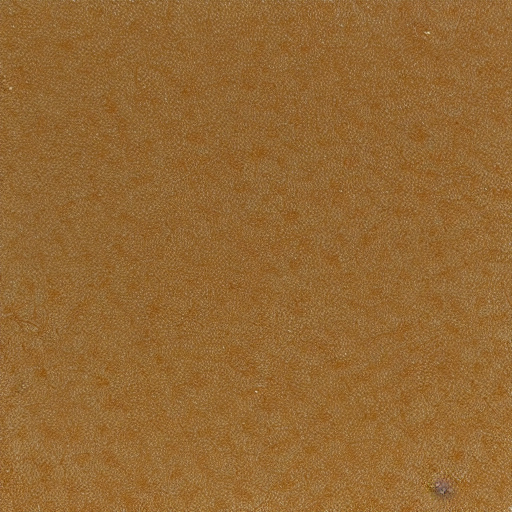
#> input picture art/local/chart_paper_1.png, 512 x 512 px
$ python make_small.py
#> lines starting #> are read from the running program, lines starting #| are printed output that depends on the picture
"""The small textures, made locally: from images generated on this PC with ComfyUI (art/local, Stable Diffusion 1.5;
see the comfy_manifest.jsonl there) and from the fal textures already in the mod. No paid generation.

  chart paper  the grain of a generated parchment, laid over the chart's cream, darker toward the edges
  grog         a crop of a generated glass of amber grog
  drunk icon   a generated tankard, cut out and shrunk to the 18x18 effect icon
  mast band    the mast's wood with iron bands from the cannon's iron
  rope ladder  the ladder's shape, in the rope's and the wheel spokes' colours

python tools/make_small.py
"""
import pathlib
import random

from PIL import Image, ImageFilter, ImageOps

ROOT = pathlib.Path(__file__).resolve().parent.parent
ART = ROOT / "art" / "local"
TEX = ROOT / "src" / "main" / "resources" / "assets" / "seafarers" / "textures"
rng = random.Random(4)


def chart_paper():
    grain = ImageOps.autocontrast(Image.open(ART / "chart_paper_1.png").convert("L").resize((256, 256), Image.LANCZOS), cutoff=2)
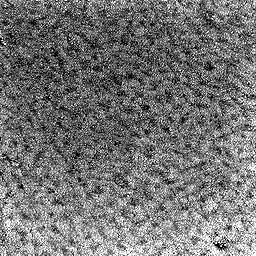
#> grain: PIL image 256x256 L; min 0, max 255, mean 116.5
    base = (232, 214, 172)
    out = Image.new("RGB", (256, 256))
#> out: PIL image 256x256 RGB; every value is 0
    gp, op = grain.load(), out.load()
    for y in range(256):
        for x in range(256):
            g = (gp[x, y] - 128) / 128.0                     # -1..1 around the paper's middle tone
            edge = min(x, y, 255 - x, 255 - y) / 40.0          # a little darker toward the edges, as old paper is
            shade = 0.86 + 0.14 * min(1.0, edge)
            op[x, y] = tuple(max(0, min(255, int(c * shade * (1 + 0.07 * g)))) for c in base)
    out.save(TEX / "gui" / "chart_paper.png")
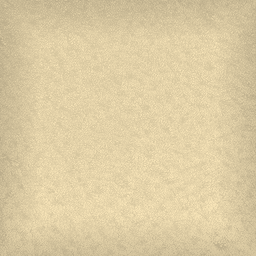
#> saved as chart_paper.png: PIL image 256x256 RGB; mean R, G, B 220.7, 203.6, 163.5


def grog():
    img = Image.open(ART / "grog.png").convert("RGB")
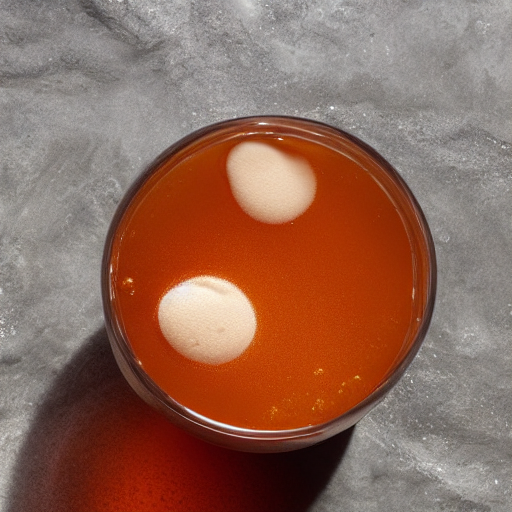
#> input picture art/local/grog.png, 512 x 512 px
#> img is the input picture: PIL image 512x512 RGB; mean R, G, B 143.8, 104.6, 88.8
    # the liquid in the glass, clear of the foam
    crop = img.crop((280, 330, 360, 410)).resize((16, 16), Image.BOX)
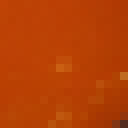
#> crop: PIL image 16x16 RGB (shown 8 times larger); mean R, G, B 182.4, 64.2, 4.3
    crop = crop.filter(ImageFilter.SMOOTH)
    crop.save(TEX / "block" / "grog.png")


def drunk_icon():
#> (the run stopped early here; a loop or call above may not have finished)
